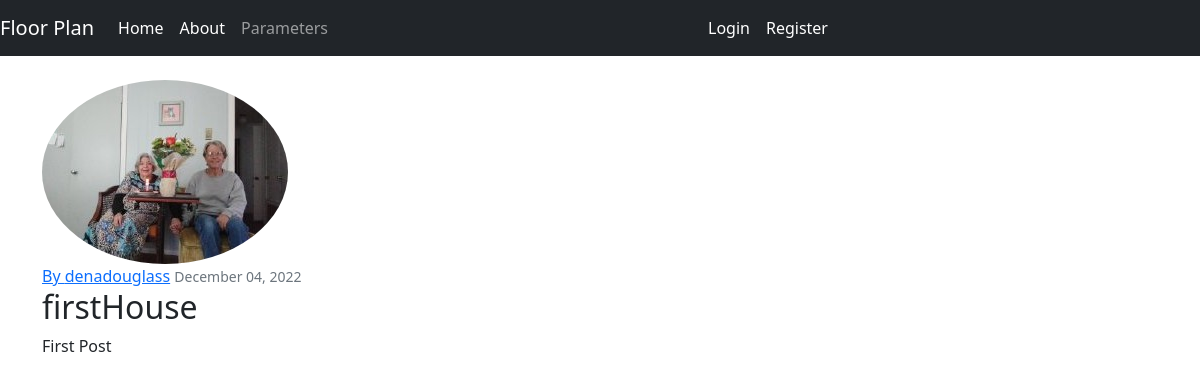
Screenshot of /post/9/ with the database file from the repository.
### BBrandApp/models.py (models this page shows, shortened)
class Post(models.Model):
	title = models.CharField(max_length=100)
	content = models.TextField()
	date_posted = models.DateTimeField(default=timezone.now)
	name = models.ForeignKey(User, on_delete=models.CASCADE)

### users/models.py (models this page shows, shortened)
class Profile(models.Model):
	user = models.OneToOneField(User, on_delete=models.CASCADE)
	image = models.ImageField(default='default.jpg', upload_to='profile_pics')

### BBrandApp/views.py (the view)
# urls.py: path('post/<int:pk>/', PostDetailView.as_view(), name='post-detail'),
class PostDetailView(DetailView):
	model = Post

### BBrandApp/templates/BBrandApp/post_detail.html (shortened to what this page needs)
{% extends 'base.html' %}
{%block content %}
	<article class="media content-section">
		<img class="rounded-circle article-img" src="{{ object.name.profile.image.url }}">
		<div class="media-body">
			<div class="articale-metadata">
				<a class="mr-2" href="#">By {{ object.name }}</a>
				<small class="text-muted">{{ object.date_posted|date:"F d, Y" }}</small>
			</div>
			<h2 class="article-title">{{ object.title }}</h2>
			<p class="articale-content">{{ object.content }}</p>
		</div>
	</article>
{% endblock %}

### rows the page displays
Post: name.profile.image (picture), name "denadouglass", date_posted "December 04, 2022", title "firstHouse", content "First Post"
